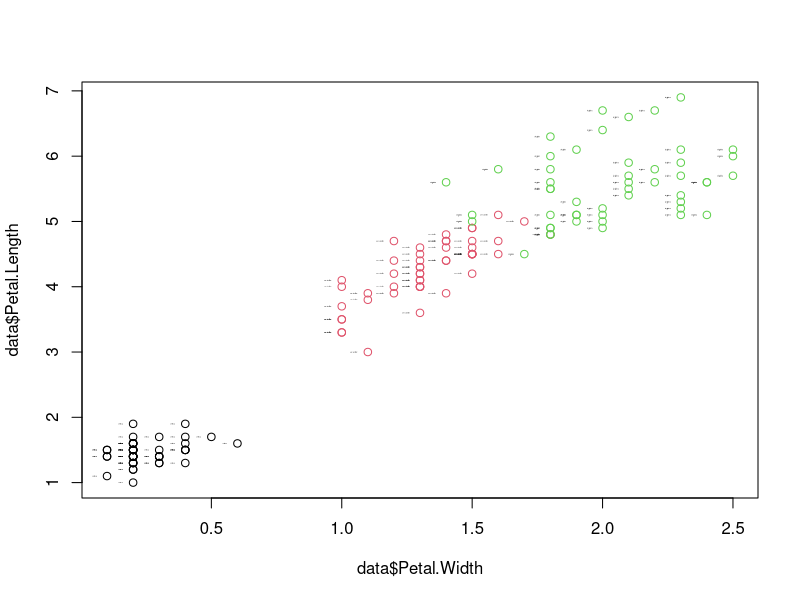
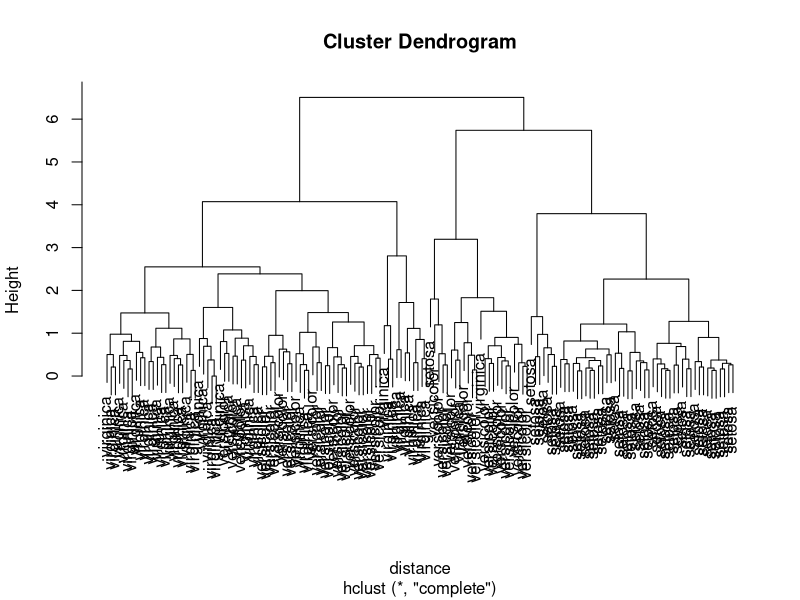
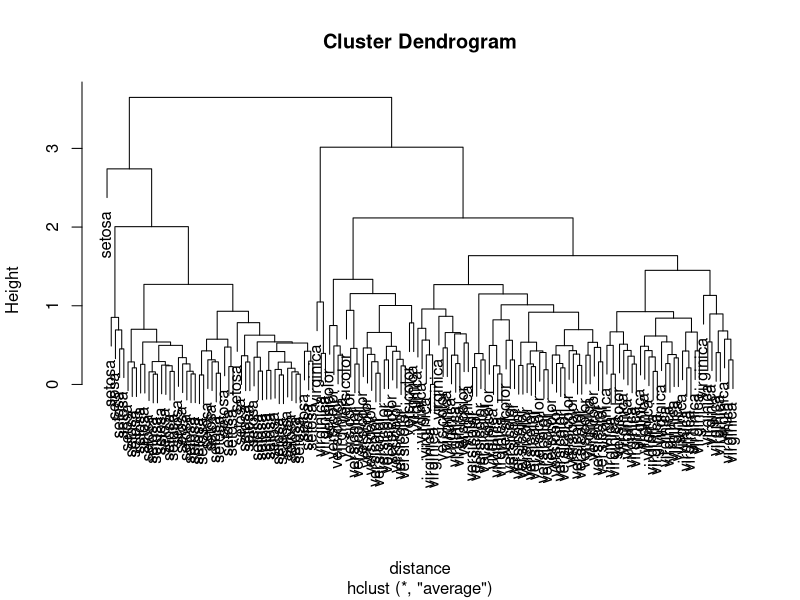
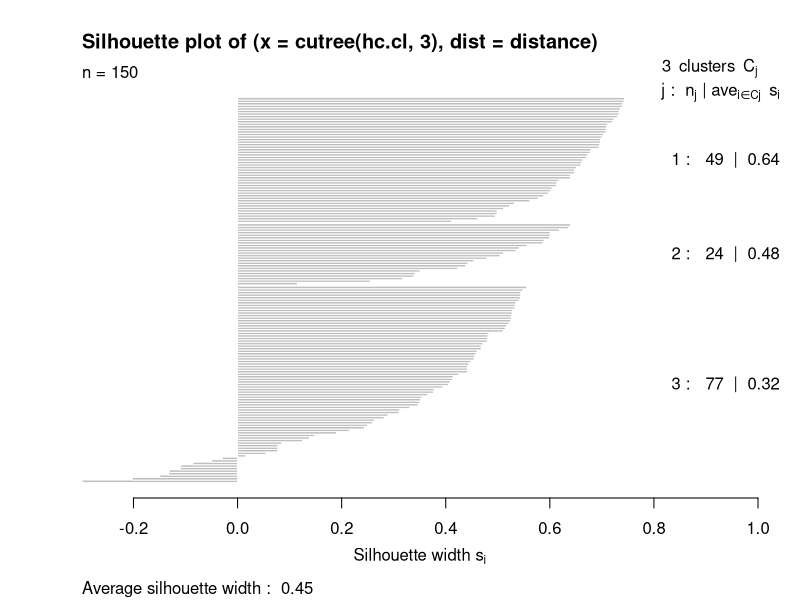
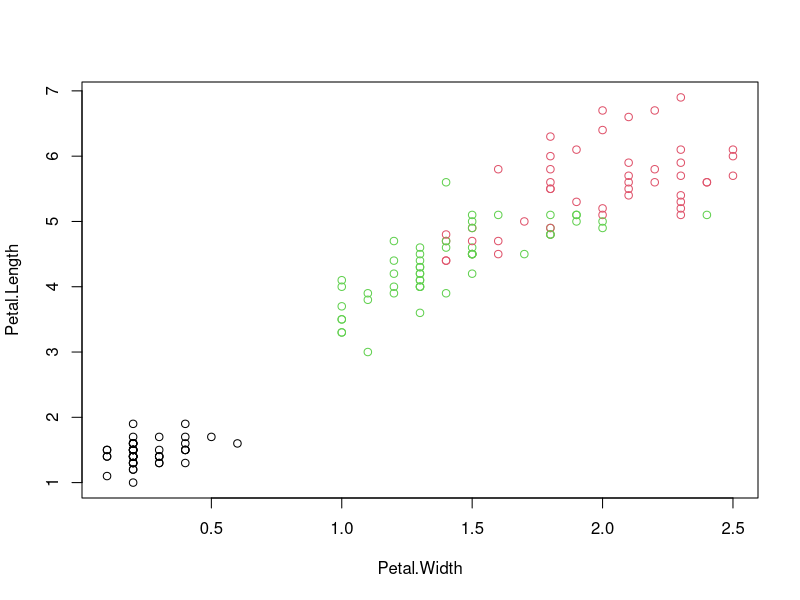

Source code (R) for these figures, in order:
#Loading the Data set
data <- iris
str(data)
#Scatter plot
plot(data$Petal.Length~data$Petal.Width,col=data$Species)
with(data,text(Petal.Length~Petal.Width,labels=Species,pos=2,cex=0.1))

#Normalization
z <- data[,-5]
head(z)
m <- apply(z,2,mean)
s <- apply(z,2,sd)
z <- scale(z,m,s)
head(z)

#Calculate Euclidean distance
distance <- dist(z)
distance
print(distance,digits=2)

#Cluster Dendrogram with compeate linkage
hc.cl <- hclust(distance)
hc.cl
attributes(hc.cl)
plot(hc.cl,labels=data$Species)
#If we draw a line on height=5 we get 2 cluster /2.5 we get 3 cluster

#Cluster Dendrogram with Average Linkage
hc.a <- hclust(distance,method="average")
plot(hc.a,labels=data$Species)


#Cluster membership
member.c <- cutree(hc.cl,3)
member.a <- cutree(hc.a,3)
table(member.c,member.a)

#Cluster Means
aggregate(z,list(member.c),mean)


#Silhouette Plot
library(cluster)
plot(silhouette(cutree(hc.cl,3),distance))

#K-means Clustering
kc  <- kmeans(z,3)
kc
plot(Petal.Length~Petal.Width,data,col=kc$cluster)
